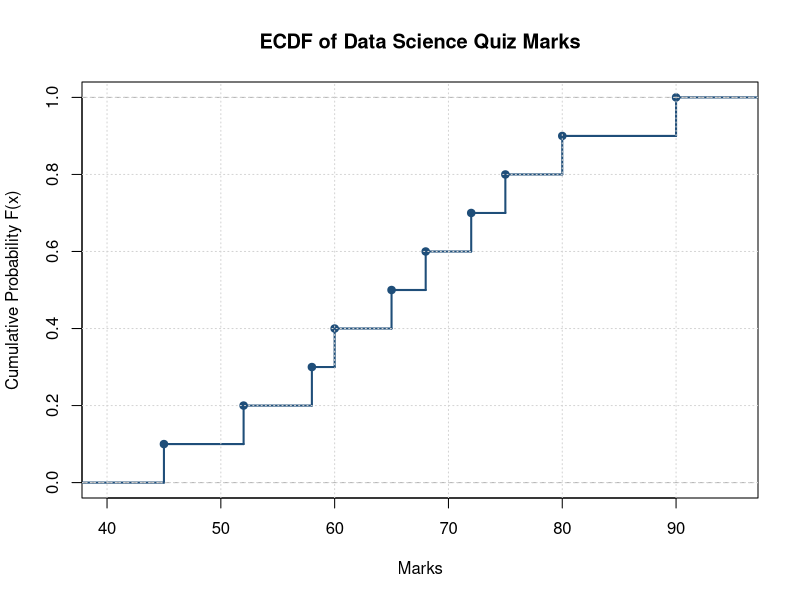

Reproduce this figure in R.
# 1. Define the dataset
student_marks <- c(45, 52, 58, 60, 65, 68, 72, 75, 80, 90)

# 2. Generate the ECDF plot using base R
plot(ecdf(student_marks), 
     main = "ECDF of Data Science Quiz Marks",
     xlab = "Marks", 
     ylab = "Cumulative Probability F(x)",
     col = "#1F4E79", 
     lwd = 2,
     verticals = TRUE, 
     do.points = TRUE, 
     pch = 19)

# Add a grid for easier interpretation
grid(nx = NULL, ny = NULL, col = "lightgray", lty = "dotted")
